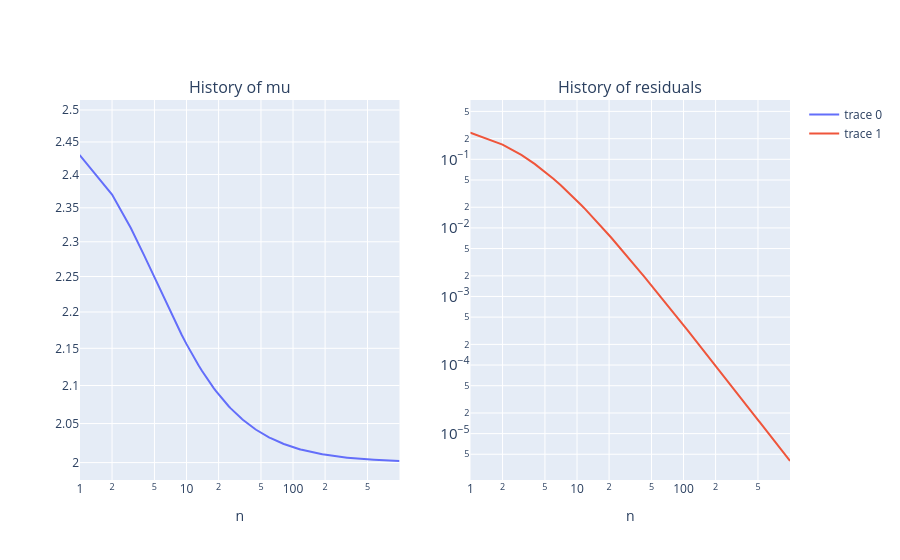

This figure's notebook cell:
### Markdown cell above
#### 3

### Code cell
def case_3():
    A3 = np.array([[2, 1, 0], [0, 2, 0], [0, 0, 1]])
    n = 1000
    n_range = np.arange(1000)
    mu, x, hist = power_method(A3, max_iter = n)
    hist_mu, hist_res = hist['mu'], hist['res']

    print(f'Eigenvalues by a library function for check:\n{sla.eigvals(A3)}')
    print(f'Final eigenvalue and eigenvector estimates:\nmu = {mu}\nx={x}')

    fig = make_subplots(rows=1, cols=2,
                        subplot_titles=("History of mu", "History of residuals"))
    fig.add_trace(go.Scatter(x=n_range, y=hist_mu), row=1, col=1)
    fig.add_trace(go.Scatter(x=n_range, y=hist_res), row=1, col=2)
    fig.update_xaxes(type="log", title_text="n")
    fig.update_yaxes(type="log", exponentformat="power")
    fig.show()

case_3()

### Figure 1 — Plotly figure (JSON) as saved in the notebook; plotly's stock layout.template omitted (floating-point values rounded to 4 significant figures; data arrays with more than 128 entries replaced by an {"elided": "..."} marker saying what was removed)
{"data": [{"type": "scatter", "x": {"elided": "1000 int values"}, "xaxis": "x", "y": {"elided": "1000 float values"}, "yaxis": "y"}, {"type": "scatter", "x": {"elided": "1000 int values"}, "xaxis": "x2", "y": {"elided": "1000 float values"}, "yaxis": "y2"}], "layout": {"annotations": [{"font": {"size": 16}, "showarrow": false, "text": "History of mu", "x": 0.225, "xanchor": "center", "xref": "paper", "y": 1, "yanchor": "bottom", "yref": "paper"}, {"font": {"size": 16}, "showarrow": false, "text": "History of residuals", "x": 0.775, "xanchor": "center", "xref": "paper", "y": 1, "yanchor": "bottom", "yref": "paper"}], "xaxis": {"anchor": "y", "domain": [0, 0.45], "title": {"text": "n"}, "type": "log"}, "xaxis2": {"anchor": "y2", "domain": [0.55, 1], "title": {"text": "n"}, "type": "log"}, "yaxis": {"anchor": "x", "domain": [0, 1], "exponentformat": "power", "type": "log"}, "yaxis2": {"anchor": "x2", "domain": [0, 1], "exponentformat": "power", "type": "log"}}}
